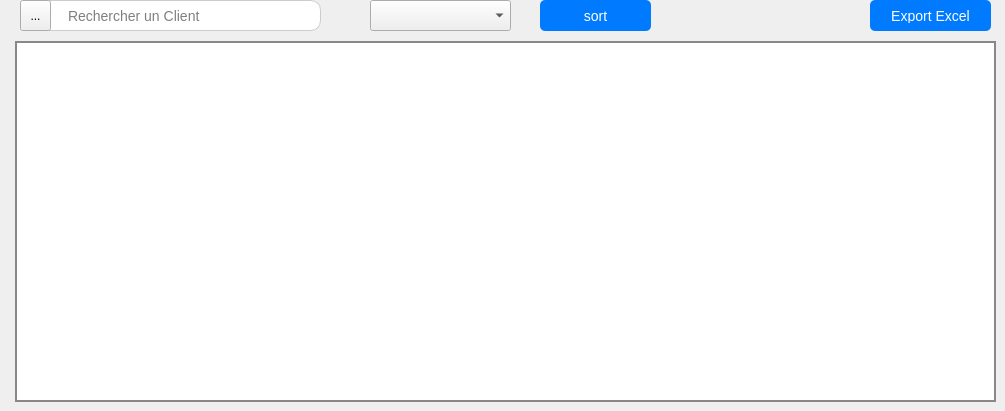
   <widget class="QWidget" name="tab_3">
    <attribute name="title">
     <string>Listes des clients</string>
    </attribute>
    <widget class="QTableWidget" name="tableWidget">
     <property name="geometry">
      <rect>
       <x>15</x>
       <y>41</y>
       <width>981</width>
       <height>361</height>
      </rect>
     </property>
     <property name="styleSheet">
      <string notr="true">/* Fond blanc pour le contenu des onglets avec bordure renforcée */
QTabWidget::pane {
    background-color: rgb(255, 255, 255); /* Fond blanc */
    border: 2px solid #888;
    border-radius: 10px;
    padding: 10px;
    margin-top: 5px; /* Espacement entre les onglets et le contenu */
}

/* Style des onglets */
QTabBar::tab {
    background: rgb(230, 230, 230); /* Couleur de fond des onglets (gris clair) */
    border: 2px solid #666;
    border-top-left-radius: 10px;
    border-top-right-radius: 10px;
    padding: 8px 16px;
    font-size: 14px;
    font-weight: bold; /* Titres en gras */
    margin-right: 4px; /* Espacement entre les onglets */
    transition: background 0.3s ease; /* Transition fluide */
}

/* Style des onglets sélectionnés */
QTabBar::tab:selected {
    background: #0078d4;  /* Couleur de fond quand l'onglet est sélectionné */
    color: white;
    font-weight: bold;
    border-bottom: 3px solid #0078d4; /* Ligne en bas pour l'onglet actif */
}

/* Style des onglets au survol */
QTabBar::tab:hover {
    background: #005a9e; /* Couleur de fond quand l'onglet est survolé */
    color: white;
}

/* Style des onglets non sélectionnés */
QTabBar::tab:!selected {
    margin-top: 2px;
}

/* Style général du widget */
QWidget {
    background-color: rgb(255, 255, 255);
    color: #333333;
    font-size: 16px;
    font-family: &quot;Segoe UI&quot;, Arial, sans-serif;
}

/* Style pour les tableaux */
QTableWidget {
    border: 2px solid #888;
    gridline-color: #666;
}

QHeaderView::section {
    background-color: #0078d4;
    color: white;
    font-weight: bold;
    border: 1px solid #666;
    padding: 8px;
}

/* Style pour les boutons plus visibles */
QPushButton {
    background-color: #0078d4;
    color: white;
    padding: 12px 24px;
    border-radius: 8px;
    border: 2px solid #005a9e;
    font-size: 16px;
    font-weight: bold;
    cursor: pointer;
    transition: background 0.3s ease, box-shadow 0.3s ease;
    box-shadow: 0px 4px 6px rgba(0, 0, 0, 0.2);
}

QPushButton:hover {
    background-color: #005a9e;
    box-shadow: 0px 6px 8px rgba(0, 0, 0, 0.25);
}

QPushButton:pressed {
    background-color: #003d6a;
    box-shadow: 0px 2px 4px rgba(0, 0, 0, 0.2);
}
QPushButton#btnSupprimer {
    background-color: #d32f2f;
    border: 2px solid #b71c1c;
}

QPushButton#btnSupprimer:hover {
    background-color: #b71c1c;
}

/* Style pour les icônes des boutons Modifier et Supprimer */
QPushButton#btnModifier {
    background-color: transparent;
    border: none;
}

QPushButton#btnModifier:hover {
    background-color: rgba(0, 0, 0, 0.1);
}

QPushButton#btnSupprimer {
    background-color: transparent;
    border: none;
}

QPushButton#btnSupprimer:hover {
    background-color: rgba(255, 0, 0, 0.1);
}

/* Style pour les champs de saisie avec bordure */
QLineEdit {
    background-color: #ffffff;
    border: 2px solid #888;
    border-radius: 5px;
    padding: 8px;
    font-size: 14px;
    font-weight: bold;
    color: #333333;
}

QLineEdit:focus {
    border: 2px solid #0078d4;
    outline: none;
}

/* Style pour les cases à cocher */
QCheckBox {
    font-size: 14px;
    font-weight: bold;
    color: #333333;
}

QCheckBox::indicator {
    width: 16px;
    height: 16px;
    border: 2px solid #888;
    border-radius: 3px;
    background-color: #ffffff;
}

QCheckBox::indicator:checked {
    background-color: #0078d4;
    border: 2px solid #0078d4;
}

/* Style pour les menus */
QMenuBar {
    background-color: #ffffff;
    color: #333333;
    font-size: 14px;
    font-weight: bold;
}

QMenuBar::item {
    background-color: transparent;
    padding: 8px 16px;
}

QMenuBar::item:selected {
    background-color: #0078d4;
    color: white;
}

QMenu {
    background-color: #ffffff;
    border: 2px solid #888;
    padding: 8px;
}

QMenu::item {
    padding: 8px 24px;
    font-size: 14px;
    font-weight: bold;
    color: #333333;
}

QMenu::item:selected {
    background-color: #0078d4;
    color: white;
}</string>
     </property>
    </widget>
    <widget class="QPushButton" name="exportExel">
     <property name="geometry">
      <rect>
       <x>870</x>
       <y>0</y>
       <width>121</width>
       <height>31</height>
      </rect>
     </property>
     <property name="styleSheet">
      <string notr="true">QPushButton {
    background-color: #007BFF;
    color: white;
    font-size: 14px;
    border: none;
    border-radius: 5px;
    padding: 8px 16px;
}

QPushButton:hover {
    background-color: #0056B3;
}

QPushButton:pressed {
    background-color: #004085;
}</string>
     </property>
     <property name="text">
      <string>Export Excel</string>
     </property>
    </widget>
    <widget class="QLineEdit" name="searchLineEdit">
     <property name="geometry">
      <rect>
       <x>20</x>
       <y>0</y>
       <width>301</width>
       <height>31</height>
      </rect>
     </property>
     <property name="styleSheet">
      <string notr="true">QLineEdit {
    border: 1px solid #ccc;
    border-radius: 10px;
    padding: 5px 10px;
    font-size: 14px;
    padding-left: 45px;
}
</string>
     </property>
     <property name="dragEnabled">
      <bool>false</bool>
     </property>
     <property name="placeholderText">
      <string>Rechercher un Client</string>
     </property>
     <property name="clearButtonEnabled">
      <bool>false</bool>
     </property>
    </widget>
    <widget class="QToolButton" name="ddd">
     <property name="geometry">
      <rect>
       <x>20</x>
       <y>0</y>
       <width>31</width>
       <height>31</height>
      </rect>
     </property>
     <property name="styleSheet">
      <string notr="true">#searchButton{
    border: none;
    background: transparent;
    padding: 5px;
}
</string>
     </property>
     <property name="text">
      <string>...</string>
     </property>
     <property name="icon">
      <iconset>
       <normaloff>../../../akkar/Downloads/search-interface-symbol.png</normaloff>../../../akkar/Downloads/search-interface-symbol.png</iconset>
     </property>
    </widget>
    <widget class="QComboBox" name="sortComboBox">
     <property name="geometry">
      <rect>
       <x>370</x>
       <y>0</y>
       <width>141</width>
       <height>31</height>
      </rect>
     </property>
     <property name="styleSheet">
      <string notr="true">sortComboBox {
    border: 1px solid #d0d0d0;
    border-radius: 4px;
    padding: 5px 10px;
    min-width: 100px;
    background: white;
    selection-background-color: #e0e0e0;
}

sortComboBox:hover {
    border-color: #a0a0a0;
}

sortComboBox::drop-down {
    subcontrol-origin: padding;
    subcontrol-position: right center;
    width: 20px;
    border-left: 1px solid #d0d0d0;
}

sortComboBox::down-arrow {
    image: url(:/icons/down_arrow.svg); /* Replace with your icon */
    width: 12px;
    height: 12px;
}

sortComboBox QAbstractItemView {
    border: 1px solid #d0d0d0;
    selection-background-color: #3a6ea5;
    selection-color: white;
    outline: none;
    background: white;
}</string>
     </property>
    </widget>
    <widget class="QPushButton" name="sortOrderButton">
     <property name="geometry">
      <rect>
       <x>540</x>
       <y>0</y>
       <width>111</width>
       <height>31</height>
      </rect>
     </property>
     <property name="styleSheet">
      <string notr="true">QPushButton {
    background-color: #007BFF;
    color: white;
    font-size: 14px;
    border: none;
    border-radius: 5px;
    padding: 8px 16px;
}

QPushButton:hover {
    background-color: #0056B3;
}

QPushButton:pressed {
    background-color: #004085;
}</string>
     </property>
     <property name="text">
      <string>sort</string>
     </property>
    </widget>
   </widget>
